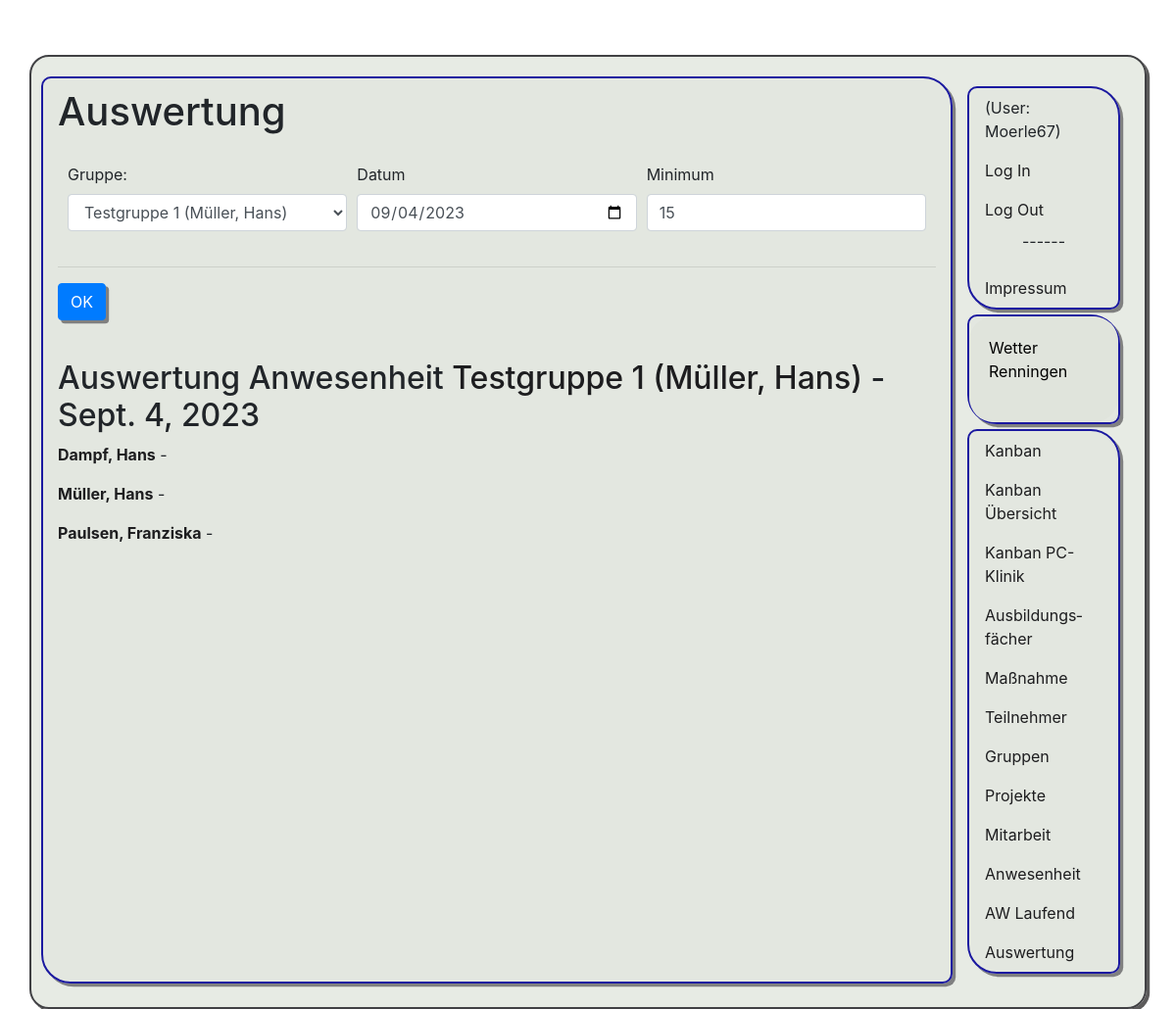
The page /pr1/anwesenheit/auswertung/1 (signed in) on the database its author committed.
### app1/models.py (models this page shows, shortened)
class Gruppe(models.Model):
    name = models.CharField(max_length=50)
    aktiv = models.BooleanField(default=True)
    raum = models.ForeignKey(Raum, on_delete=models.CASCADE, null=True, blank=True)
    sprecher = models.ForeignKey('Teilnehmer', verbose_name="Gruppensprecher", on_delete=models.CASCADE, null=True, blank=True, related_name="Gruppensprecher")
    def __str__(self):
        if self.sprecher != None:
            return f"{self.name} ({self.sprecher.name}, {self.sprecher.vorname})"
        else:
            return f"{self.name}"
    class Meta:
        ordering = ['name']
        verbose_name_plural = "Gruppen"

class Teilnehmer(models.Model):
    name = models.CharField(max_length=50)
    vorname = models.CharField(max_length=50)
    ausbildung = models.ForeignKey(Ausbildung, on_delete=models.CASCADE)
    gruppe = models.ForeignKey(Gruppe, on_delete=models.CASCADE, null=True)
    aktiv = models.BooleanField(default=True)
    email = models.CharField(max_length=255, blank=True)
    mobil = models.CharField(max_length=255, blank=True)
    class Meta:
        ordering = ['name']
        verbose_name_plural = "Teilnehmer"

### app1/views.py (the view, shortened to what this page needs)
# urls.py: path('anwesenheit/auswertung/<int:gruppe>', views.anwesenheit_auswertung_gruppe, name = 'anwesenheit_laufend_gruppe'),
@permission_required('app1.view_teilnehmer')
def anwesenheit_auswertung_gruppe(request, gruppe):
    date_akt = date.today()
    max_lenght = 15
    if request.method == "POST":
        date_akt = datetime.strptime(request.POST["Datum"], '%Y-%m-%d').date()
        gruppe = request.POST["Gruppe"]
        max_lenght = int(request.POST["Minimum"])
    print(max_lenght)
    gruppe_ds = Gruppe.objects.get(id=gruppe)
    gruppe_frm = FormAuswahl("Gruppe", Gruppe, gruppe, submit=True)
    datum_frm = FormInput("Datum", type="date",
                          value=str(date_akt), submit=True)
    max_lenght_fm = FormInput("Minimum", value=str(
        max_lenght), type="number", submit=True)
    forms = (formZeile(gruppe_frm, datum_frm,
             max_lenght_fm), formLinie, FormBtnOk)
    teilnehmer = Teilnehmer.objects.filter(aktiv=True, gruppe=gruppe)
    liste = []
    for tn in teilnehmer:
        anwesenheit = Anwesenheit.objects.filter(
            teilnehmer=tn, datum__date=date_akt)
        info = TnInfo.objects.filter(tn=tn, zeitpunkt__date=date_akt)
        comment = ""
        for ds in info:
            comment += ds.info + f"({ds.user}), "
        liste2 = []
        time_old = False
        liste.append((tn, liste2, comment))
    return render(request, 'app1/ausbildung_auswertung.html', {"h1": "Auswertung Anwesenheit", "forms": forms,
                                                               "liste": liste, "datum": date_akt, "gruppe": gruppe_ds})

### app1/classForm.py (called while the page is built)
def formZeile(*liste):
    antwort = '<div class="form-row">\n'
    for element in liste:
        antwort += '<div class="col">'
        antwort += str(element)
        antwort += '</div>'
    antwort += '\n</div>'
    return antwort

def formLinie():
    return "<hr />"

    def __str__(self):
        antwort = '<label for="'+self.label+'">'+self.label+'</label>\n'
        antwort += '<input '
        if self.submit:
            antwort+= ' onchange="this.form.submit()" '
        antwort += 'type="'+self.type+'" class="form-control" id="'+self.label+'" value="'+self.value
        antwort += '" name="'+self.label+'"'
        if self.required:
            antwort += " required"
        if self.readonly:
            antwort += " readonly"
        if self.disabled:
            antwort += " disabled"
        antwort += '>\n'
        return antwort

    def __str__(self):
        if self.aktiv:
            daten = self.liste.objects.filter(aktiv=True)
        else:
            daten = self.liste.objects.filter()
        antwort=""
        if self.label:
            antwort = '\n<label for="'+self.name+'">'+self.name+': </label>\n'
        antwort += '<select '
        if self.submit:
            antwort+= ' onchange="this.form.submit()" '
        antwort += 'name="'+self.name+'" class="form-control">\n'
        for zeile in daten:
            antwort += '<option value="'+str(zeile.id)+'"'
            if zeile.id == self.value:
                antwort += "selected "
            antwort +='>'+str(zeile)+'</option>\n'
        antwort += '</select>\n'
        return antwort

    def __str__(self):
        antwort ='<button type="submit" class="btn btn-primary" name="button" value="ok">'
        antwort +=  self.name
        antwort +=  '</button>'
        return antwort

### app1/templates/app1/ausbildung_auswertung.html (shortened to what this page needs)
﻿{% extends 'app1/base_form.html' %}
{% block h1 %}
Auswertung
{% endblock h1 %}
{% block zusatz %}
    <h2>Auswertung Anwesenheit <a href="../../grp/{{gruppe.id}}" target="__blank">{{gruppe}}</a> - {{datum}}</h2>
    {% for tn in liste %}
        <p ><strong><a href="../../tn/{{tn.0.id}}" target="__blank">{{tn.0.name}}, {{tn.0.vorname}}</a></strong> -
        </p>
    {% endfor %}
{% endblock zusatz %}

### app1/templates/app1/base.html (shortened to what this page needs)
{% load static tz %}
<!doctype html>
<html lang="de">
    <head>
        <link rel="stylesheet" href="https://cdn.jsdelivr.net/npm/bootstrap@4.5.3/dist/css/bootstrap.min.css">
        <link rel="stylesheet" href="{% static 'css/styles.css' %}" />
    </head>
    <body>
        <div class="container">
            <div class="row">
                <div class="col-md-10 inhalt">
                    <h1>{% block h1 %}Überschrift{% endblock h1 %}</h1>
                    {% block content %}
                    {% endblock content %}
                </div>
                <div class="col-md-2 navi">
                    <nav class="nav flex-column">
                        <div class="nav-link"> (User: {{user}})</div>
                        <a class="nav-link gruen" href="/pr1/auth?next=/pr1/">Log In</a>
                        <a class="nav-link rot" href="/pr1/logout">Log Out</a>
                        <p class="center">------</p>
                        <a class="nav-link" href="/pr1/impress">Impres&shy;sum</a>
                    </nav>
                    <nav class="nav flex-column">
                       <div id="wcom-e00a8ce320c777a03bbe2f2a113101a4" style="border: 0px; background-color: rgb(224, 228, 220); border-radius: 25px; color: rgb(0, 0, 0);" class="wcom-default w150x150"><link rel="stylesheet" href="//cs3.wettercomassets.com/woys/5/css/w.css" media="all"><div class="wcom-city"><a style="color: #000" href="https://www.wetter.comdeutschland/renningen/DE0008793.html" target="_blank" rel="nofollow" aria-label="Wetter Berlin" title="Wetter Renningen">Wetter Renningen</a></div><div id="wcom-e00a8ce320c777a03bbe2f2a113101a4-weather"></div></div>
                    </nav>
                   <nav class="nav flex-column ">
                        <a class="nav-link active" href="/pr1/kanban/">Kanban</a>
                        <a class="nav-link" href="/pr1/kanban/all/">Kan&shy;ban Übersicht</a>
                        <a class="nav-link" href="/pr1/kanban/pck/">Kan&shy;ban PC-Klinik</a>
                        <a class="nav-link" href="/pr1/fach/">Aus&shy;bildungs&shy;fächer</a>
                        <a class="nav-link" href="/pr1/ausb/">Maß&shy;nahme</a>
                        <a class="nav-link" href="/pr1/tn/">Teil&shy;nehmer</a>
                        <a class="nav-link" href="/pr1/grp/">Grup&shy;pen</a>
                        <a class="nav-link" href="/pr1/projekte/">Pro&shy;jekte</a>
                        <a class="nav-link" href="/pr1/mitarbeit">Mit&shy;arbeit</a>
                        <a class="nav-link" href="/pr1/anwesenheit">An&shy;wesenheit</a>
                        <a class="nav-link" href="/pr1/anwesenheit/1">AW Laufend</a>
                        <a class="nav-link" href="/pr1/anwesenheit/auswertung/1">Aus&shy;wertung</a>
                    </nav>
                </div>
            </div>
        </div>
    </body>
</html>

### app1/static/css/styles.css (style rules this page uses)
.center { text-align: center; }
body { background-image: url(../pics/hintergrund1.png); height: 95vh; background-position: center; background-repeat: no-repeat; background-size: cover; }
div { padding: 10px 10px; }
.container { background-color: rgb(225, 230, 222, 0.80); border-radius: 20px 20px 20px 20px; margin-top: 2em; box-shadow: 0.2em 0.2em rgb(92, 91, 91); border: 2px solid #414144; }
.nav, .inhalt { background-color: rgba(225, 230, 222, 0.637); border: 2px solid #1b19a0; border-radius: 10px 30px 10px 30px; box-shadow: 0.2em 0.2em gray; margin-bottom: 0.3em; }
button { box-shadow: 0.2em 0.2em gray; }
a:link, a:visited { color: rgb(29, 29, 31); }
.rot { color: red; }
.gruen { color: green; }

### rows shown on the page
Gruppe: sprecher+name "Testgruppe 1 (Müller, Hans)"
Teilnehmer: name "Dampf", vorname "Hans"
Teilnehmer: name "Müller", vorname "Hans"
Teilnehmer: name "Paulsen", vorname "Franziska"

### other values the page prints
{{ user }} "Moerle67"
